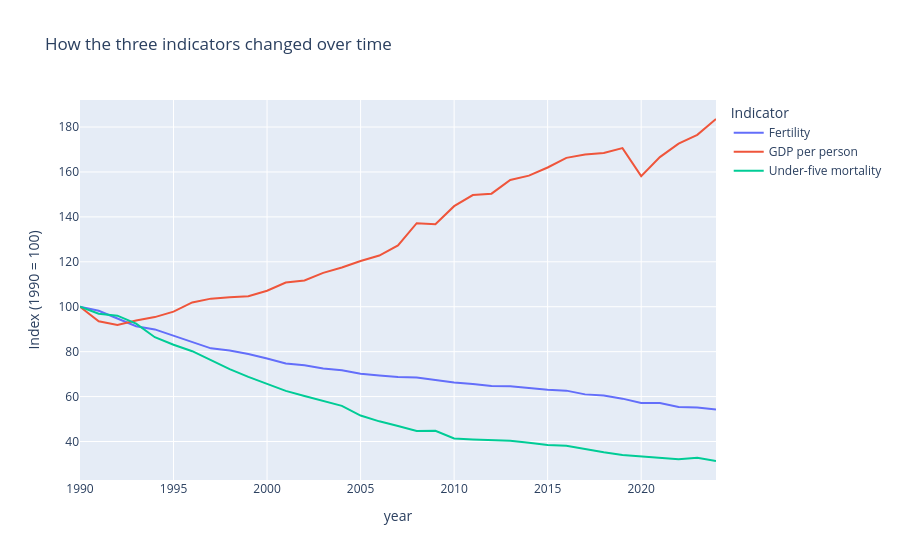

The cell this chart's notebook holds for it:
### Markdown cell above
Across the selected economies, median fertility and under-five mortality declined while median GDP per person increased between 1990 and 2024.

### Code cell
# Set each indicator's starting value to 100
trend_index = yearly_medians / yearly_medians.loc[start_year] * 100
trend_index = trend_index.rename(columns={
    "fertility": "Fertility",
    "gdp_pc": "GDP per person",
    "mortality": "Under-five mortality",
})
fig = px.line(
    trend_index,
    x=trend_index.index,
    y=["Fertility", "GDP per person", "Under-five mortality"],
    title="How the three indicators changed over time",
    labels={
        "x": "Year",
        "value": "Index (1990 = 100)",
        "variable": "Indicator",
    },
)
fig.show()

### Figure 1 — Plotly figure (JSON) as saved in the notebook; plotly's stock layout.template omitted (floating-point values rounded to 4 significant figures)
{"data": [{"hovertemplate": "Indicator=Fertility<br>year=%{x}<br>Index (1990 = 100)=%{y}<extra></extra>", "legendgroup": "Fertility", "line": {"color": "#636efa", "dash": "solid"}, "marker": {"symbol": "circle"}, "mode": "lines", "name": "Fertility", "orientation": "v", "showlegend": true, "type": "scatter", "x": [1990, 1991, 1992, 1993, 1994, 1995, 1996, 1997, 1998, 1999, 2000, 2001, 2002, 2003, 2004, 2005, 2006, 2007, 2008, 2009, 2010, 2011, 2012, 2013, 2014, 2015, 2016, 2017, 2018, 2019, 2020, 2021, 2022, 2023, 2024], "xaxis": "x", "y": [100.0, 98.23, 94.75, 91.34, 89.91, 87.11, 84.32, 81.47, 80.53, 78.91, 76.94, 74.75, 73.99, 72.48, 71.74, 70.2, 69.37, 68.67, 68.53, 67.26, 66.32, 65.64, 64.74, 64.56, 63.77, 63.08, 62.65, 60.98, 60.52, 59.08, 57.12, 57.16, 55.39, 55.19, 54.3], "yaxis": "y"}, {"hovertemplate": "Indicator=GDP per person<br>year=%{x}<br>Index (1990 = 100)=%{y}<extra></extra>", "legendgroup": "GDP per person", "line": {"color": "#EF553B", "dash": "solid"}, "marker": {"symbol": "circle"}, "mode": "lines", "name": "GDP per person", "orientation": "v", "showlegend": true, "type": "scatter", "x": [1990, 1991, 1992, 1993, 1994, 1995, 1996, 1997, 1998, 1999, 2000, 2001, 2002, 2003, 2004, 2005, 2006, 2007, 2008, 2009, 2010, 2011, 2012, 2013, 2014, 2015, 2016, 2017, 2018, 2019, 2020, 2021, 2022, 2023, 2024], "xaxis": "x", "y": [100.0, 93.52, 91.86, 93.84, 95.39, 97.81, 101.9, 103.6, 104.2, 104.7, 107.1, 110.8, 111.7, 115.1, 117.5, 120.3, 122.8, 127.3, 137.2, 136.7, 144.8, 149.7, 150.3, 156.4, 158.4, 162.0, 166.3, 167.7, 168.5, 170.6, 158.1, 166.6, 172.6, 176.5, 183.6], "yaxis": "y"}, {"hovertemplate": "Indicator=Under-five mortality<br>year=%{x}<br>Index (1990 = 100)=%{y}<extra></extra>", "legendgroup": "Under-five mortality", "line": {"color": "#00cc96", "dash": "solid"}, "marker": {"symbol": "circle"}, "mode": "lines", "name": "Under-five mortality", "orientation": "v", "showlegend": true, "type": "scatter", "x": [1990, 1991, 1992, 1993, 1994, 1995, 1996, 1997, 1998, 1999, 2000, 2001, 2002, 2003, 2004, 2005, 2006, 2007, 2008, 2009, 2010, 2011, 2012, 2013, 2014, 2015, 2016, 2017, 2018, 2019, 2020, 2021, 2022, 2023, 2024], "xaxis": "x", "y": [100.0, 96.88, 96.02, 92.47, 86.44, 83.1, 80.19, 76.32, 72.23, 68.78, 65.77, 62.54, 60.28, 57.91, 55.87, 51.56, 48.98, 46.93, 44.67, 44.78, 41.33, 40.9, 40.47, 40.37, 39.4, 38.43, 38.11, 36.6, 35.2, 34.02, 33.48, 32.83, 32.08, 32.72, 31.32], "yaxis": "y"}], "layout": {"legend": {"title": {"text": "Indicator"}, "tracegroupgap": 0}, "title": {"text": "How the three indicators changed over time"}, "xaxis": {"anchor": "y", "domain": [0, 1], "title": {"text": "year"}}, "yaxis": {"anchor": "x", "domain": [0, 1], "title": {"text": "Index (1990 = 100)"}}}}
